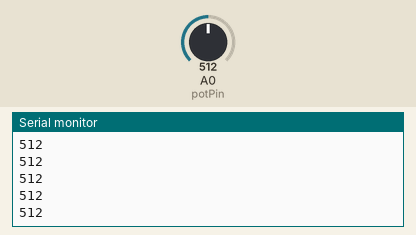
Simulated run of this sketch. Board: Arduino Uno, built with avr-gcc and run on an emulated ATmega328P. Shown: the last lines printed to the serial monitor. The test bench sets the inputs (shaded band); at power-on: A0 (potPin) = 512.

Above: at 1.2 s.
1.3 s: A0 (potPin) set to 716
At 2.1 s:
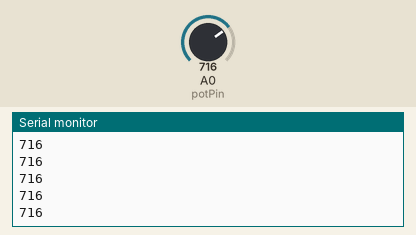
2.8 s: A0 (potPin) set to 900
At 3.5 s:
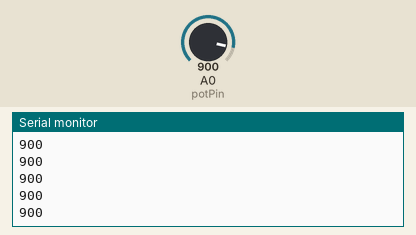
Timing chart, 0 to 5.8 s (numbered marks = the images above; inputs shaded):
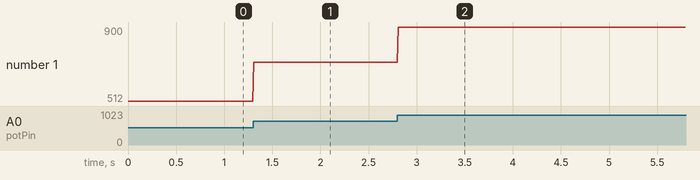

The sketch:

pot.ino
```cpp
/* demostrates sending a value from arduino to p5.js using potentiometer
*/
int potVal;
int potPin = A0;

void setup() {
  // put your setup code here, to run once:
  Serial.begin(9600);
}

void loop() {
  // put your main code here, to run repeatedly:
  potVal = analogRead(potPin);
  Serial.println(potVal);

  //wait a bit for between readings
  delay(10);
}
```

Measured:
- after the input at 1.3 s, the serial monitor: prints a new line at once (image 1)
- after the input at 2.8 s, the serial monitor: prints a new line at once (image 2)
- plotted number 1: 512 → 716 after the input at 1.3 s, 716 → 900 after the input at 2.8 s
